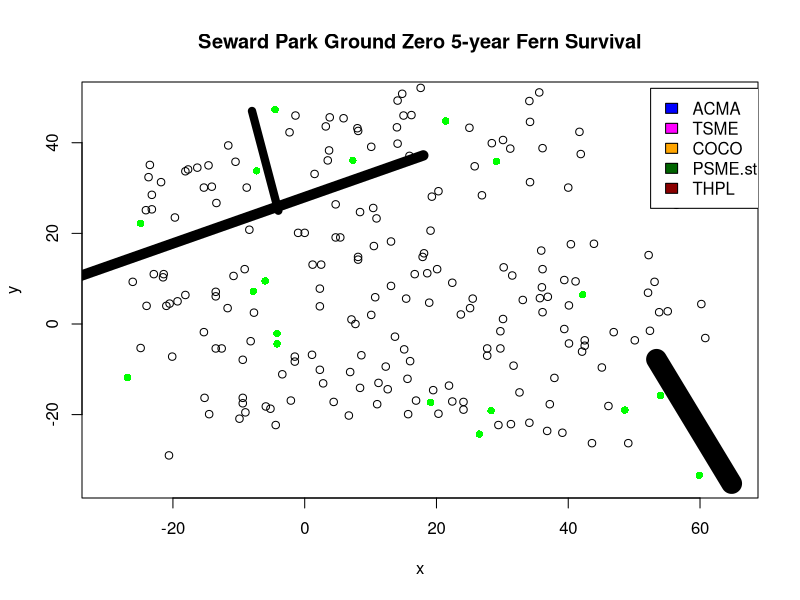

This figure's R source:
tbl.logs <- read.table("logs.tsv", sep=",", as.is=TRUE, header=TRUE, stringsAsFactor=FALSE)
tbl.trees <- read.table("trees.tsv", sep=",", as.is=TRUE, header=TRUE,nrow=-1, stringsAsFactor=FALSE)
tbl.healthyFerns <- read.table("healthyFerns.tsv", sep=",", as.is=TRUE, header=TRUE,nrow=-1, stringsAsFactor=FALSE)
tbl.deadFerns <- read.table("deadFerns.tsv", sep=",", as.is=TRUE, header=TRUE,nrow=-1, stringsAsFactor=FALSE)

with(tbl.deadFerns, plot(x,y, xlim=c(-30, 65), ylim=c(-35, 50), main="Seward Park Ground Zero 5-year Fern Survival"))
with(tbl.healthyFerns, points(x,y, col="green", pch=16))
# pull out then rescale dbh into good sizes for the map, preserving relative diameters (more or less)
dbh <- tbl.trees$dbh
factor <- 20   # experimentally derived
dbh.transformed <- 1 + as.integer(dbh/factor)
unique(tbl.trees$species)
# "ACMA" "TSME" "COCO" "PSME.stump" "THPL"
tree.color.map <- c(ACMA="blue", TSME="magenta", COCO="orange", PSME.stump="darkGreen", THPL="darkRed")
tree.colors <- as.character(tree.color.map[tbl.trees$species])
#with(tbl.trees, points(x, y, col="lightblue", pch=16, cex=dbh.transformed))
with(tbl.trees, points(x, y, col=tree.colors, pch=16, cex=dbh.transformed))
with(tbl.logs, lines(x=c(x[1], x[2]), y=c(y[1], y[2]), lwd=10))
with(tbl.logs, lines(x=c(x[3], x[4]), y=c(y[3], y[4]), lwd=20))
with(tbl.logs, lines(x=c(x[5], x[6]), y=c(y[5], y[6]), lwd=8))

legend(52.5, 52, names(tree.color.map), as.character(tree.color.map))
